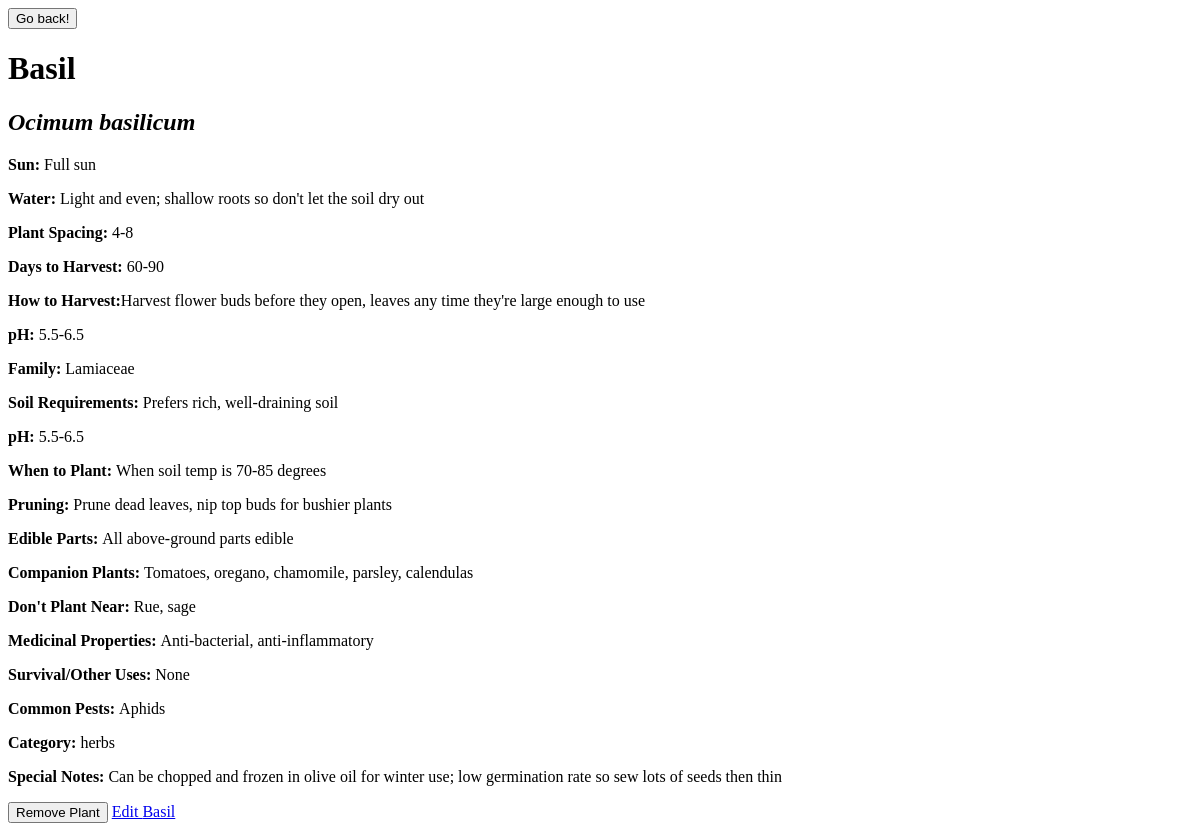
The app's page /grow/details/1 (signed in), older data.
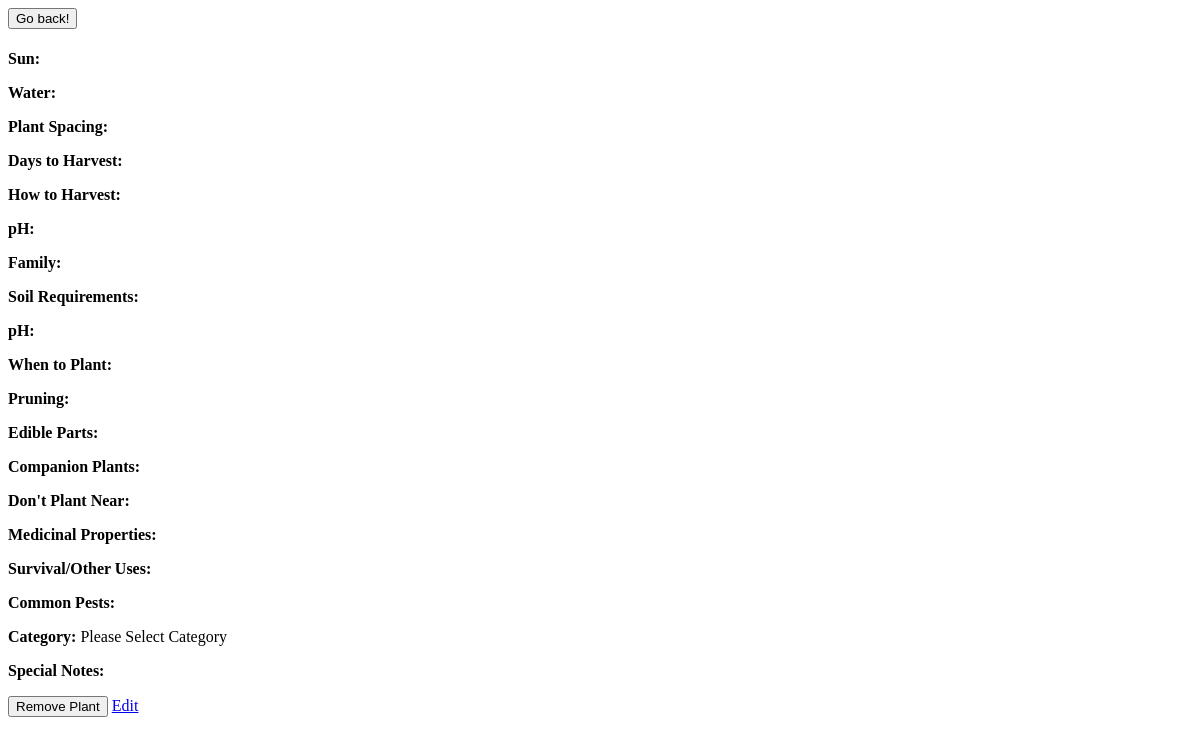
The same page, newer data.
### portfolio/models.py (models this page shows)
class Plant(models.Model):
    users_growing = models.ManyToManyField(User, related_name = "growing_plants")
    category = models.CharField(max_length = 45)
    name = models.CharField(max_length = 45)
    latin_name = models.CharField(max_length = 45, null=True)
    sun = models.CharField(max_length = 45, null=True)
    water = models.CharField(max_length = 255, null=True)
    spacing = models.CharField(max_length = 45, null=True)
    days_to_harvest = models.CharField(max_length = 45, null=True)
    pH = models.CharField(max_length = 45, null=True)
    planting = models.TextField(null = True)
    family=models.CharField(max_length = 45, null=True)
    soil_reqs = models.TextField(null = True)
    companion_plants = models.TextField(null = True)
    dont_plant_near = models.TextField(null = True)
    pruning = models.TextField(null = True)
    harvesting = models.TextField(null = True)
    common_pests = models.TextField(null = True)
    medicinal_props = models.TextField(null = True)
    edibility = models.TextField(null = True)
    other_uses = models.TextField(null = True)
    specific_notes = models.TextField(null = True)
    created_at = models.DateTimeField(auto_now_add=True)
    updated_at = models.DateTimeField(auto_now=True)
    objects = PlantManager()

### portfolio/views.py (the view)
# urls.py: path('grow/details/<int:plant_id>', views.plant_details),
def plant_details(request, plant_id):
    context={
        'current_user' : User.objects.get(id = request.session['user_id']),
        'plant' : Plant.objects.get(id=plant_id),
    }
    return render(request, 'plant_details.html', context)

### portfolio/templates/plant_details.html (shortened to what this page needs)
<!DOCTYPE html>
<html lang="en">
<head>
</head>
<body>
    <form>
        <input type="button" value="Go back!" onclick="history.back()">
    </form>
    <form action="/plant/delete/{{plant.id}}" method="POST">
        <h1>{{plant.name}}</h1>
        <h2><em>{{plant.latin_name}}</em></h2>
        <p><strong>Sun: </strong> {{plant.sun}}</p>
        <p><strong>Water: </strong> {{plant.water}}</p>
        <p><strong>Plant Spacing: </strong>{{plant.spacing}}</p>
        <p><strong>Days to Harvest: </strong>{{plant.days_to_harvest}}</p>
        <p><strong>How to Harvest:</strong>{{plant.harvesting}}</p>
        <p><strong>pH: </strong> {{plant.pH}}</p>
        <p><strong>Family: </strong> {{plant.family}}</p>
        <p><strong>Soil Requirements: </strong>{{plant.soil_reqs}}</p>
        <p><strong>pH: </strong> {{plant.pH}}</p>
        <p><strong>When to Plant: </strong> {{plant.planting}}</p>
        <p><strong>Pruning: </strong> {{plant.pruning}}</p>
        <p><strong>Edible Parts: </strong> {{plant.edibility}}</p>
        <p><strong>Companion Plants: </strong> {{plant.companion_plants}}</p>
        <p><strong>Don't Plant Near: </strong> {{plant.dont_plant_near}}</p>
        <p><strong>Medicinal Properties: </strong> {{plant.medicinal_props}}</p>
        <p><strong>Survival/Other Uses: </strong> {{plant.other_uses}} </p>
        <p><strong>Common Pests: </strong> {{plant.common_pests}}</p>
        <p><strong>Category: </strong> {{plant.category}}</p>
        <p><strong>Special Notes: </strong> {{plant.specific_notes}}</p>
        <button type="submit">Remove Plant</button>
        <a href="/plant/{{plant.id}}/edit">Edit {{plant.name}}</a>
    </form>
</body>
</html>

Row changes from the older to the newer data that the page shows:
changed Plant: category "herbs" → "Please Select Category"; name "Basil" → (not shown); latin_name "Ocimum basilicum" → (not shown); sun "Full sun" → (not shown); water "Light and even; shallow roots so don't let the soil dry out" → (not shown); spacing "4-8" → (not shown); days_to_harvest "60-90" → (not shown); harvesting "Harvest flower buds before they open, leaves any time they're large enough to use" → (not shown); pH "5.5-6.5" → (not shown); family "Lamiaceae" → (not shown); soil_reqs "Prefers rich, well-draining soil" → (not shown); planting "When soil temp is 70-85 degrees" → (not shown); pruning "Prune dead leaves, nip top buds for bushier plants" → (not shown); edibility "All above-ground parts edible" → (not shown); companion_plants "Tomatoes, oregano, chamomile, parsley, calendulas" → (not shown); dont_plant_near "Rue, sage" → (not shown); medicinal_props "Anti-bacterial, anti-inflammatory" → (not shown); other_uses "None" → (not shown); common_pests "Aphids" → (not shown); specific_notes "Can be chopped and frozen in olive oil for winter use; low germination rate so sew lots of seeds then thin" → (not shown)
